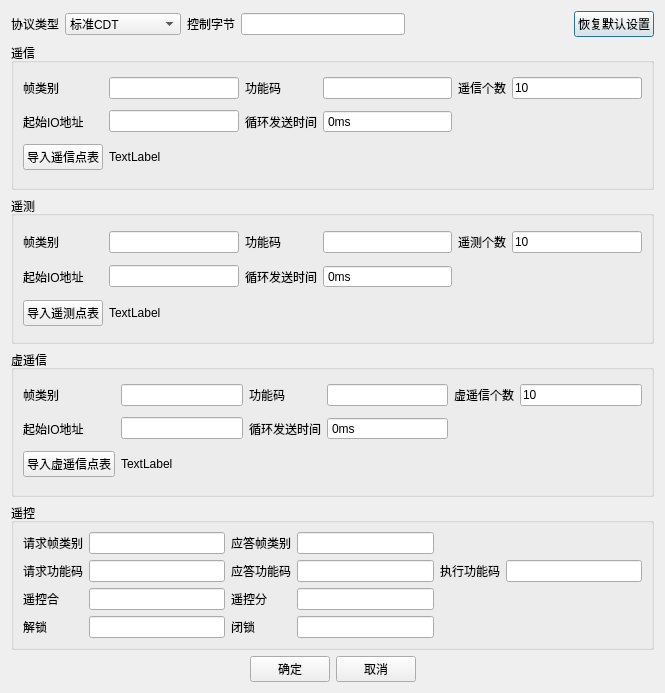
<?xml version="1.0" encoding="UTF-8"?>
<ui version="4.0">
 <class>CDTSettingDlg</class>
 <widget class="QDialog" name="CDTSettingDlg">
  <property name="geometry">
   <rect>
    <x>0</x>
    <y>0</y>
    <width>665</width>
    <height>693</height>
   </rect>
  </property>
  <property name="windowTitle">
   <string>Setting Dialog</string>
  </property>
  <layout class="QVBoxLayout" name="verticalLayout" stretch="0,1,1,1,1,0">
   <item>
    <layout class="QHBoxLayout" name="horizontalLayout">
     <item>
      <widget class="QLabel" name="txtProtocolType">
       <property name="text">
        <string>协议类型</string>
       </property>
      </widget>
     </item>
     <item>
      <widget class="QComboBox" name="cbbProtocol">
       <item>
        <property name="text">
         <string>标准CDT</string>
        </property>
       </item>
       <item>
        <property name="text">
         <string>共创交互式CDT</string>
        </property>
       </item>
       <item>
        <property name="text">
         <string>优特CDT</string>
        </property>
       </item>
       <item>
        <property name="text">
         <string>南瑞CDT</string>
        </property>
       </item>
       <item>
        <property name="text">
         <string>南瑞UDP</string>
        </property>
       </item>
      </widget>
     </item>
     <item>
      <widget class="QLabel" name="label">
       <property name="text">
        <string>控制字节</string>
       </property>
      </widget>
     </item>
     <item>
      <widget class="QLineEdit" name="edControlType"/>
     </item>
     <item>
      <spacer name="horizontalSpacer_3">
       <property name="orientation">
        <enum>Qt::Horizontal</enum>
       </property>
       <property name="sizeHint" stdset="0">
        <size>
         <width>40</width>
         <height>20</height>
        </size>
       </property>
      </spacer>
     </item>
     <item>
      <widget class="QPushButton" name="btnReset">
       <property name="text">
        <string>恢复默认设置</string>
       </property>
      </widget>
     </item>
    </layout>
   </item>
   <item>
    <widget class="QGroupBox" name="groupBoxYx">
     <property name="title">
      <string>遥信</string>
     </property>
     <layout class="QGridLayout" name="gridLayout">
      <item row="1" column="3">
       <widget class="QSpinBox" name="edYxTime">
        <property name="alignment">
         <set>Qt::AlignLeading|Qt::AlignLeft|Qt::AlignVCenter</set>
        </property>
        <property name="buttonSymbols">
         <enum>QAbstractSpinBox::NoButtons</enum>
        </property>
        <property name="suffix">
         <string>ms</string>
        </property>
        <property name="maximum">
         <number>999999999</number>
        </property>
       </widget>
      </item>
      <item row="0" column="4">
       <widget class="QLabel" name="label_4">
        <property name="text">
         <string>遥信个数</string>
        </property>
       </widget>
      </item>
      <item row="1" column="2">
       <widget class="QLabel" name="label_19">
        <property name="text">
         <string>循环发送时间</string>
        </property>
       </widget>
      </item>
      <item row="1" column="0">
       <widget class="QLabel" name="label_5">
        <property name="text">
         <string>起始IO地址</string>
        </property>
       </widget>
      </item>
      <item row="0" column="2">
       <widget class="QLabel" name="label_3">
        <property name="text">
         <string>功能码</string>
        </property>
       </widget>
      </item>
      <item row="0" column="1">
       <widget class="QLineEdit" name="edYxType"/>
      </item>
      <item row="1" column="1">
       <widget class="QLineEdit" name="edYxStartIo"/>
      </item>
      <item row="0" column="5">
       <widget class="QLineEdit" name="edYxNum">
        <property name="text">
         <string>10</string>
        </property>
       </widget>
      </item>
      <item row="0" column="0">
       <widget class="QLabel" name="label_2">
        <property name="text">
         <string>帧类别</string>
        </property>
       </widget>
      </item>
      <item row="0" column="3">
       <widget class="QLineEdit" name="edYxFuncode"/>
      </item>
      <item row="2" column="1" colspan="5">
       <widget class="QLabel" name="txtYxSheetInfo">
        <property name="text">
         <string>TextLabel</string>
        </property>
       </widget>
      </item>
      <item row="2" column="0">
       <widget class="QPushButton" name="btnYxImportSheet">
        <property name="text">
         <string>导入遥信点表</string>
        </property>
       </widget>
      </item>
     </layout>
    </widget>
   </item>
   <item>
    <widget class="QGroupBox" name="groupBoxYc">
     <property name="title">
      <string>遥测</string>
     </property>
     <layout class="QGridLayout" name="gridLayout_2">
      <item row="0" column="4">
       <widget class="QLabel" name="label_9">
        <property name="text">
         <string>遥测个数</string>
        </property>
       </widget>
      </item>
      <item row="1" column="0">
       <widget class="QLabel" name="label_7">
        <property name="text">
         <string>起始IO地址</string>
        </property>
       </widget>
      </item>
      <item row="1" column="2">
       <widget class="QLabel" name="label_20">
        <property name="text">
         <string>循环发送时间</string>
        </property>
       </widget>
      </item>
      <item row="0" column="2">
       <widget class="QLabel" name="label_8">
        <property name="text">
         <string>功能码</string>
        </property>
       </widget>
      </item>
      <item row="1" column="3">
       <widget class="QSpinBox" name="edYcTime">
        <property name="alignment">
         <set>Qt::AlignLeading|Qt::AlignLeft|Qt::AlignVCenter</set>
        </property>
        <property name="buttonSymbols">
         <enum>QAbstractSpinBox::NoButtons</enum>
        </property>
        <property name="suffix">
         <string>ms</string>
        </property>
        <property name="maximum">
         <number>999999999</number>
        </property>
       </widget>
      </item>
      <item row="0" column="3">
       <widget class="QLineEdit" name="edYcFuncode"/>
      </item>
      <item row="1" column="1">
       <widget class="QLineEdit" name="edYcStartIo"/>
      </item>
      <item row="0" column="0">
       <widget class="QLabel" name="label_6">
        <property name="text">
         <string>帧类别</string>
        </property>
       </widget>
      </item>
      <item row="0" column="1">
       <widget class="QLineEdit" name="edYcType"/>
      </item>
      <item row="0" column="5">
       <widget class="QLineEdit" name="edYcNum">
        <property name="text">
         <string>10</string>
        </property>
       </widget>
      </item>
      <item row="2" column="1" colspan="5">
       <widget class="QLabel" name="txtYcSheetInfo">
        <property name="text">
         <string>TextLabel</string>
        </property>
       </widget>
      </item>
      <item row="2" column="0">
       <widget class="QPushButton" name="btnYcImportSheet">
        <property name="text">
         <string>导入遥测点表</string>
        </property>
       </widget>
      </item>
     </layout>
    </widget>
   </item>
   <item>
    <widget class="QGroupBox" name="groupBoxVYx">
     <property name="title">
      <string>虚遥信</string>
     </property>
     <layout class="QGridLayout" name="gridLayout_4">
      <item row="1" column="0">
       <widget class="QLabel" name="label_18">
        <property name="text">
         <string>起始IO地址</string>
        </property>
       </widget>
      </item>
      <item row="0" column="4">
       <widget class="QLabel" name="label_17">
        <property name="text">
         <string>虚遥信个数</string>
        </property>
       </widget>
      </item>
      <item row="0" column="0">
       <widget class="QLabel" name="label_15">
        <property name="text">
         <string>帧类别</string>
        </property>
       </widget>
      </item>
      <item row="1" column="2">
       <widget class="QLabel" name="label_21">
        <property name="text">
         <string>循环发送时间</string>
        </property>
       </widget>
      </item>
      <item row="0" column="2">
       <widget class="QLabel" name="label_16">
        <property name="text">
         <string>功能码</string>
        </property>
       </widget>
      </item>
      <item row="1" column="3">
       <widget class="QSpinBox" name="edVYxTime">
        <property name="alignment">
         <set>Qt::AlignLeading|Qt::AlignLeft|Qt::AlignVCenter</set>
        </property>
        <property name="buttonSymbols">
         <enum>QAbstractSpinBox::NoButtons</enum>
        </property>
        <property name="suffix">
         <string>ms</string>
        </property>
        <property name="maximum">
         <number>999999999</number>
        </property>
       </widget>
      </item>
      <item row="0" column="1">
       <widget class="QLineEdit" name="edVYxType"/>
      </item>
      <item row="0" column="3">
       <widget class="QLineEdit" name="edVYxFuncode"/>
      </item>
      <item row="0" column="5">
       <widget class="QLineEdit" name="edVYxNum">
        <property name="text">
         <string>10</string>
        </property>
       </widget>
      </item>
      <item row="1" column="1">
       <widget class="QLineEdit" name="edVYxStartIo"/>
      </item>
      <item row="2" column="1" colspan="5">
       <widget class="QLabel" name="txtVYxSheetInfo">
        <property name="text">
         <string>TextLabel</string>
        </property>
       </widget>
      </item>
      <item row="2" column="0">
       <widget class="QPushButton" name="btnVYxImportSheet">
        <property name="text">
         <string>导入虚遥信点表</string>
        </property>
       </widget>
      </item>
     </layout>
    </widget>
   </item>
   <item>
    <widget class="QGroupBox" name="groupBox_3">
     <property name="title">
      <string>遥控</string>
     </property>
     <layout class="QGridLayout" name="gridLayout_3">
      <item row="0" column="2">
       <widget class="QLineEdit" name="edYkReqType"/>
      </item>
      <item row="2" column="3">
       <widget class="QLabel" name="label_12">
        <property name="text">
         <string>遥控分</string>
        </property>
       </widget>
      </item>
      <item row="1" column="2">
       <widget class="QLineEdit" name="edYkReqCode"/>
      </item>
      <item row="3" column="3">
       <widget class="QLabel" name="label_14">
        <property name="text">
         <string>闭锁</string>
        </property>
       </widget>
      </item>
      <item row="2" column="0">
       <widget class="QLabel" name="label_11">
        <property name="text">
         <string>遥控合</string>
        </property>
       </widget>
      </item>
      <item row="2" column="4">
       <widget class="QLineEdit" name="edYkOpen"/>
      </item>
      <item row="3" column="2">
       <widget class="QLineEdit" name="edYkUnlock"/>
      </item>
      <item row="0" column="4">
       <widget class="QLineEdit" name="edYkAckType"/>
      </item>
      <item row="3" column="0">
       <widget class="QLabel" name="label_13">
        <property name="text">
         <string>解锁</string>
        </property>
       </widget>
      </item>
      <item row="1" column="0">
       <widget class="QLabel" name="label_23">
        <property name="text">
         <string>请求功能码</string>
        </property>
       </widget>
      </item>
      <item row="0" column="0">
       <widget class="QLabel" name="label_10">
        <property name="text">
         <string>请求帧类别</string>
        </property>
       </widget>
      </item>
      <item row="0" column="3">
       <widget class="QLabel" name="label_22">
        <property name="text">
         <string>应答帧类别</string>
        </property>
       </widget>
      </item>
      <item row="2" column="2">
       <widget class="QLineEdit" name="edYkClose"/>
      </item>
      <item row="3" column="4">
       <widget class="QLineEdit" name="edYkLock"/>
      </item>
      <item row="1" column="4">
       <widget class="QLineEdit" name="edYkAckCode"/>
      </item>
      <item row="1" column="5">
       <widget class="QLabel" name="label_25">
        <property name="text">
         <string>执行功能码</string>
        </property>
       </widget>
      </item>
      <item row="1" column="3">
       <widget class="QLabel" name="label_24">
        <property name="text">
         <string>应答功能码</string>
        </property>
       </widget>
      </item>
      <item row="1" column="6">
       <widget class="QLineEdit" name="edYkExeCode"/>
      </item>
     </layout>
    </widget>
   </item>
   <item>
    <layout class="QHBoxLayout" name="horizontalLayout_2">
     <item>
      <spacer name="horizontalSpacer">
       <property name="orientation">
        <enum>Qt::Horizontal</enum>
       </property>
       <property name="sizeHint" stdset="0">
        <size>
         <width>40</width>
         <height>20</height>
        </size>
       </property>
      </spacer>
     </item>
     <item>
      <widget class="QPushButton" name="btnOk">
       <property name="text">
        <string>确定</string>
       </property>
      </widget>
     </item>
     <item>
      <widget class="QPushButton" name="btnCancel">
       <property name="text">
        <string>取消</string>
       </property>
      </widget>
     </item>
     <item>
      <spacer name="horizontalSpacer_2">
       <property name="orientation">
        <enum>Qt::Horizontal</enum>
       </property>
       <property name="sizeHint" stdset="0">
        <size>
         <width>40</width>
         <height>20</height>
        </size>
       </property>
      </spacer>
     </item>
    </layout>
   </item>
  </layout>
 </widget>
 <tabstops>
  <tabstop>cbbProtocol</tabstop>
  <tabstop>edControlType</tabstop>
  <tabstop>btnReset</tabstop>
  <tabstop>edYxType</tabstop>
  <tabstop>edYxFuncode</tabstop>
  <tabstop>edYxNum</tabstop>
  <tabstop>edYxStartIo</tabstop>
  <tabstop>edYxTime</tabstop>
  <tabstop>edYcType</tabstop>
  <tabstop>edYcFuncode</tabstop>
  <tabstop>edYcNum</tabstop>
  <tabstop>edYcStartIo</tabstop>
  <tabstop>edYcTime</tabstop>
  <tabstop>edVYxType</tabstop>
  <tabstop>edVYxFuncode</tabstop>
  <tabstop>edVYxNum</tabstop>
  <tabstop>edVYxStartIo</tabstop>
  <tabstop>edVYxTime</tabstop>
  <tabstop>edYkReqType</tabstop>
  <tabstop>edYkAckType</tabstop>
  <tabstop>edYkReqCode</tabstop>
  <tabstop>edYkAckCode</tabstop>
  <tabstop>edYkExeCode</tabstop>
  <tabstop>edYkClose</tabstop>
  <tabstop>edYkOpen</tabstop>
  <tabstop>edYkUnlock</tabstop>
  <tabstop>edYkLock</tabstop>
  <tabstop>btnOk</tabstop>
  <tabstop>btnCancel</tabstop>
 </tabstops>
 <resources/>
 <connections/>
</ui>
